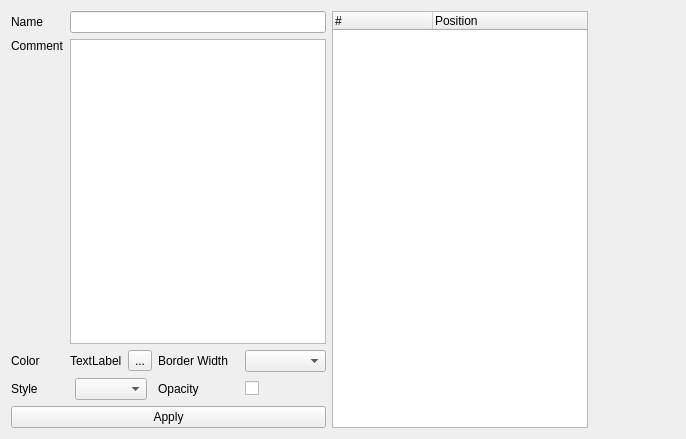
<?xml version="1.0" encoding="UTF-8"?>
<ui version="4.0">
 <class>IOverlayAreaEditWidget</class>
 <widget class="QWidget" name="IOverlayAreaEditWidget">
  <property name="geometry">
   <rect>
    <x>0</x>
    <y>0</y>
    <width>686</width>
    <height>439</height>
   </rect>
  </property>
  <property name="windowTitle">
   <string>Form</string>
  </property>
  <layout class="QHBoxLayout" name="horizontalLayout_3">
   <item>
    <layout class="QVBoxLayout" name="verticalLayout">
     <item>
      <layout class="QHBoxLayout" name="horizontalLayout_2">
       <item>
        <layout class="QGridLayout" name="gridLayout">
         <item row="2" column="1">
          <layout class="QHBoxLayout" name="horizontalLayout">
           <item>
            <widget class="QLabel" name="labelColor">
             <property name="text">
              <string>TextLabel</string>
             </property>
            </widget>
           </item>
           <item>
            <widget class="QToolButton" name="toolColor">
             <property name="text">
              <string>...</string>
             </property>
             <property name="icon">
              <iconset resource="resources.qrc">
               <normaloff>:/icons/preferences-desktop-color.png</normaloff>:/icons/preferences-desktop-color.png</iconset>
             </property>
            </widget>
           </item>
          </layout>
         </item>
         <item row="2" column="0">
          <widget class="QLabel" name="label_4">
           <property name="text">
            <string>Color</string>
           </property>
          </widget>
         </item>
         <item row="1" column="0">
          <widget class="QLabel" name="label_2">
           <property name="text">
            <string>Comment</string>
           </property>
           <property name="alignment">
            <set>Qt::AlignLeading|Qt::AlignLeft|Qt::AlignTop</set>
           </property>
          </widget>
         </item>
         <item row="0" column="0">
          <widget class="QLabel" name="label">
           <property name="text">
            <string>Name</string>
           </property>
          </widget>
         </item>
         <item row="3" column="0">
          <widget class="QLabel" name="label_3">
           <property name="text">
            <string>Style</string>
           </property>
          </widget>
         </item>
         <item row="3" column="1">
          <layout class="QHBoxLayout" name="horizontalLayout_4">
           <item>
            <widget class="QComboBox" name="comboStyle">
             <property name="sizePolicy">
              <sizepolicy hsizetype="Maximum" vsizetype="Maximum">
               <horstretch>0</horstretch>
               <verstretch>0</verstretch>
              </sizepolicy>
             </property>
             <property name="iconSize">
              <size>
               <width>64</width>
               <height>24</height>
              </size>
             </property>
            </widget>
           </item>
          </layout>
         </item>
         <item row="2" column="2">
          <widget class="QLabel" name="label_5">
           <property name="text">
            <string>Border Width</string>
           </property>
          </widget>
         </item>
         <item row="2" column="3">
          <widget class="QComboBox" name="comboWidth"/>
         </item>
         <item row="3" column="2">
          <widget class="QLabel" name="label_6">
           <property name="text">
            <string>Opacity</string>
           </property>
          </widget>
         </item>
         <item row="1" column="1" colspan="3">
          <widget class="QTextEdit" name="textComment"/>
         </item>
         <item row="0" column="1" colspan="3">
          <widget class="QLineEdit" name="lineName"/>
         </item>
         <item row="3" column="3">
          <widget class="QCheckBox" name="checkOpacity">
           <property name="text">
            <string/>
           </property>
          </widget>
         </item>
        </layout>
       </item>
      </layout>
     </item>
     <item>
      <widget class="QPushButton" name="pushApply">
       <property name="text">
        <string>Apply</string>
       </property>
      </widget>
     </item>
    </layout>
   </item>
   <item>
    <widget class="QTreeWidget" name="treeWidget">
     <property name="contextMenuPolicy">
      <enum>Qt::CustomContextMenu</enum>
     </property>
     <property name="selectionMode">
      <enum>QAbstractItemView::ExtendedSelection</enum>
     </property>
     <property name="rootIsDecorated">
      <bool>false</bool>
     </property>
     <column>
      <property name="text">
       <string notr="true">#</string>
      </property>
     </column>
     <column>
      <property name="text">
       <string>Position</string>
      </property>
     </column>
    </widget>
   </item>
   <item>
    <spacer name="horizontalSpacer">
     <property name="orientation">
      <enum>Qt::Horizontal</enum>
     </property>
     <property name="sizeHint" stdset="0">
      <size>
       <width>40</width>
       <height>20</height>
      </size>
     </property>
    </spacer>
   </item>
  </layout>
 </widget>
 <resources>
  <include location="resources.qrc"/>
 </resources>
 <connections/>
</ui>
